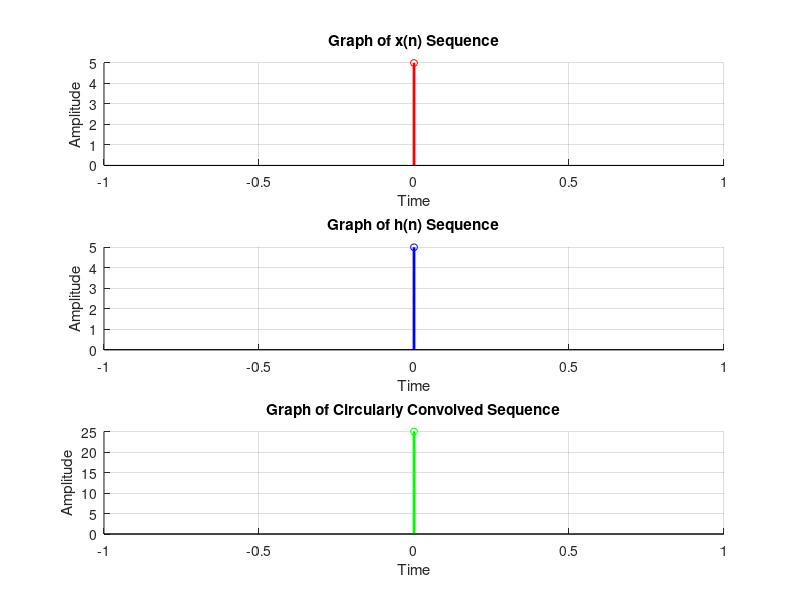

MATLAB code to generate this figure:
% Name: Priyadarshan Ghosh
% Roll no.: 72
%Circular Convolution without using CCONV command:
clc;
clf;
x = input('Enter Input Sequence for Signal x(n): '); %[1 2 3 1];
l1=length(x);
n1=0:(l1-1);
subplot(3,1,1)
stem(n1,x, 'ro','linewidth', 2,'MarkerSize',5)
title ('Graph of x(n) Sequence');
xlabel('Time');
ylabel('Amplitude');
grid on;
box off;
disp('The x(n) Sequence:');
disp(x);

h = input('Enter Input Sequence for Signal h(n): '); %[1 2 1 1];
l2=length(h);
n2=0:(l2-1);
subplot(3,1,2)
stem(n2,h, 'bo','linewidth', 2,'MarkerSize',5)
title ('Graph of h(n) Sequence');
xlabel('Time');
ylabel('Amplitude');
grid on;
box off;
disp('The h(n) Sequence:');
disp(h);

N=max(l1,l2);
x=[x zeros(1,N-l1)]; %Zero adding to make sequences of length N
h=[h zeros(1,N-l2)]; %Zero adding to make sequences of length N
y = zeros(1,N);
for n=1:N
  y(n)=0;
  for k=1:N
    i=n-k+1; %(m-n+1) since we're taking index from 1
    if(i<=0)
      i=N+i; % mod N
    end
    y(n)=y(n)+x(k)*h(i); %Convolution Sum Formula
  end
end
n3=0:(N-1);
subplot(3,1,3)
stem(n3,y, 'go','linewidth', 2,'MarkerSize',5);
title ('Graph of Circularly Convolved Sequence');
xlabel('Time');
ylabel('Amplitude');
grid on;
box off;
disp('Circularly Convolved Sequence:');
disp(y);